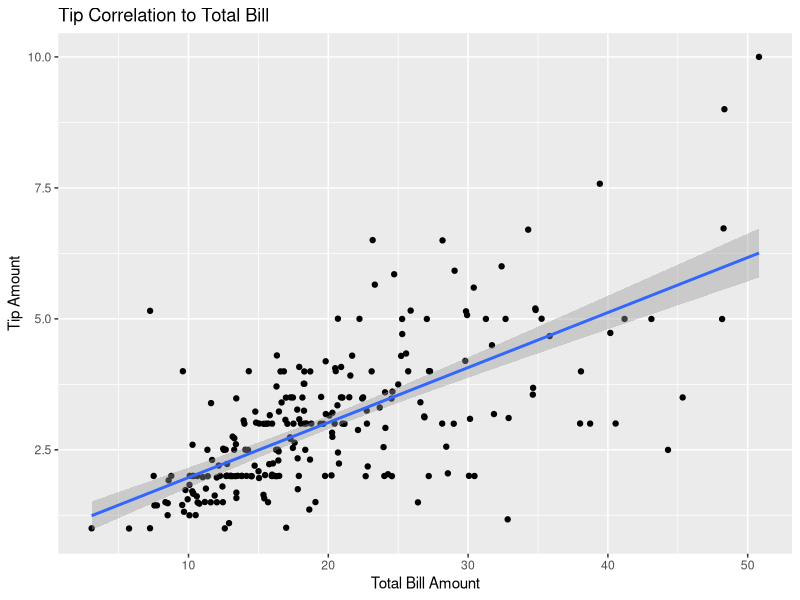
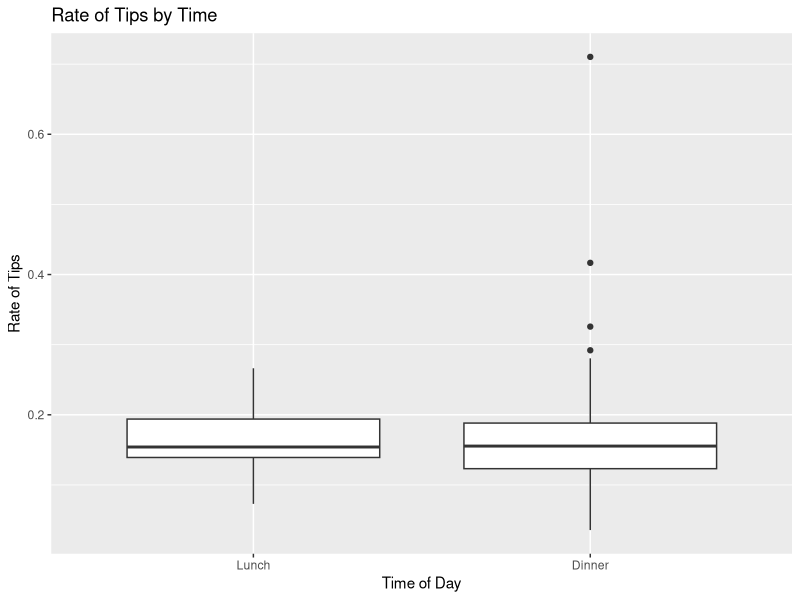
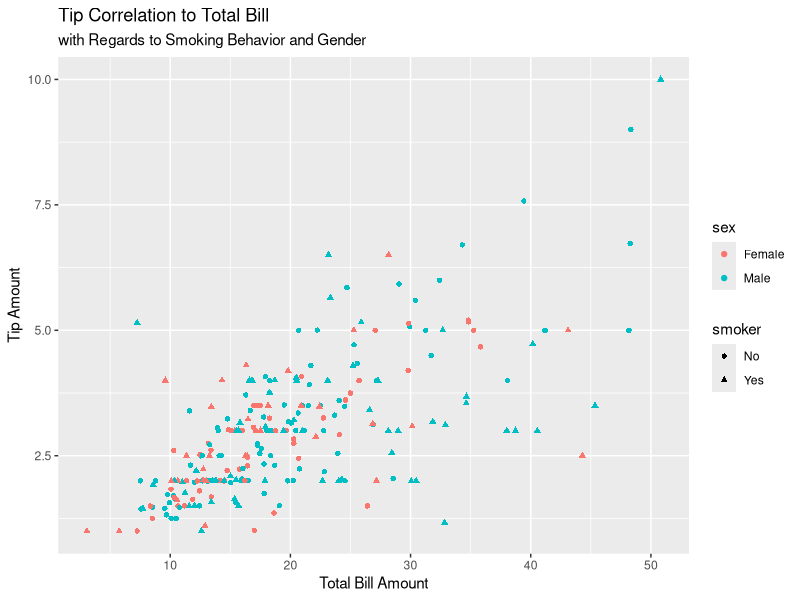
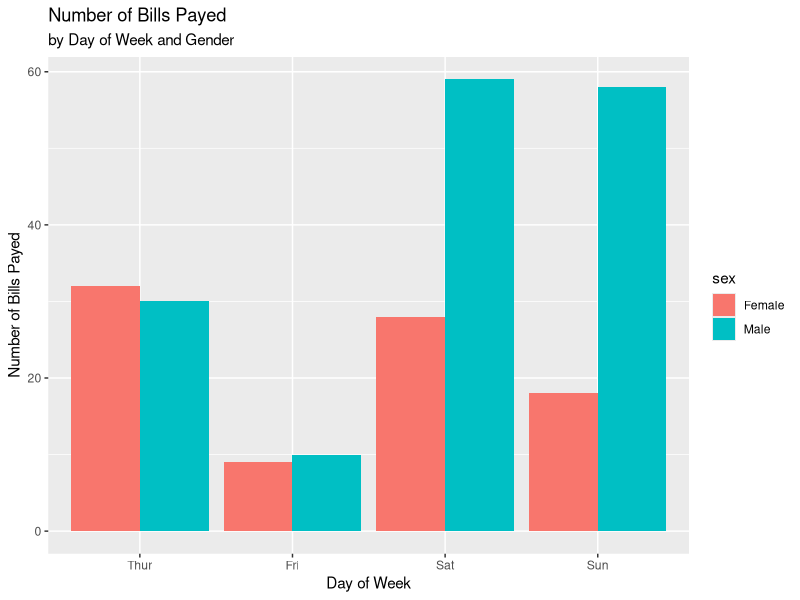

The R source for these figures, in order:
## ---- chunk 1
knitr::opts_chunk$set(echo = TRUE)
## ---- chunk 2
data(tips, package="reshape2")
## ---- chunk 3
numParty <- nrow(tips)
numParty
## ---- chunk 4
str(tips)
## ---- chunk 5
day <- c('Thur', 'Fri', 'Sat', 'Sun')
tips$day <- factor(tips$day, levels = day)

day

table(tips$day)
## ---- chunk 6
female5 <- tips[tips$sex == 'Female' & tips$size >= 5, ]
female5
## ---- chunk 7
library('ggplot2')
ggplot(tips, aes(x = total_bill, y = tip)) + geom_jitter() + ylab('Tip Amount') + xlab('Total Bill Amount') + ggtitle('Tip Correlation to Total Bill') + geom_smooth(method='lm')
## ---- chunk 8
tips$tiprate <- tips$tip / tips$total_bill
mean(tips$tiprate)
## ---- chunk 9
tips$time <- factor(tips$time, levels = c('Lunch', 'Dinner'))

ggplot(tips, aes(tips$time, tips$tiprate)) + geom_boxplot() + xlab('Time of Day') + ylab('Rate of Tips') + ggtitle('Rate of Tips by Time')
## ---- chunk 10
ggplot(tips, aes(x = total_bill, y = tip, color=sex, shape=smoker)) + geom_jitter() + ylab('Tip Amount') + xlab('Total Bill Amount') + ggtitle('Tip Correlation to Total Bill', subtitle='with Regards to Smoking Behavior and Gender')
## ---- chunk 11
ggplot(tips, aes(day, fill=sex)) + geom_bar(position='dodge') + xlab('Day of Week') + ylab('Number of Bills Payed') + ggtitle('Number of Bills Payed', subtitle='by Day of Week and Gender')

